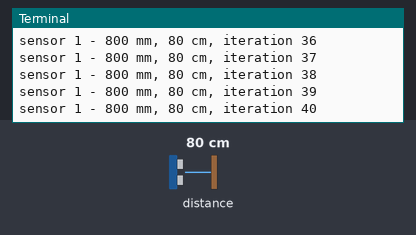
A program run on a simulated Raspberry Pi (BCM pin numbers). Shown: the last lines printed to the terminal. The test bench sets the inputs (shaded band); at power-on: distance to the obstacle 80 cm.

Above: at 5.0 s.
5.1 s: distance to the obstacle set to 18 cm
At 5.12 s:
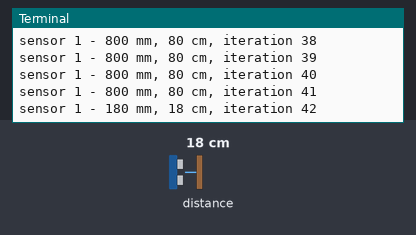
6.6 s: distance to the obstacle set to 35 cm
At 6.61 s:
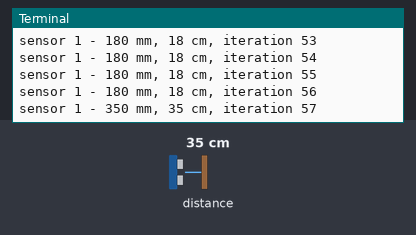
Timing chart, 0 to 9.6 s (numbered marks = the images above; inputs shaded):
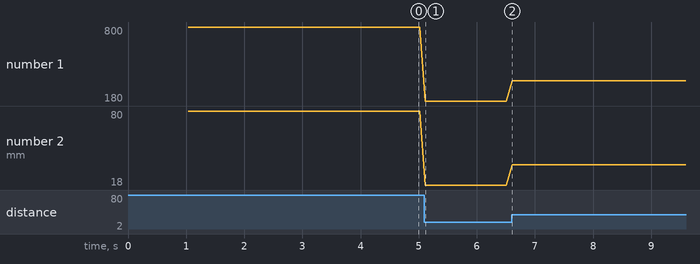

The program:

laser_sensor.py
```python
#!/usr/bin/python

# MIT License
#
# Copyright (c) 2017 John Bryan Moore
#
# Permission is hereby granted, free of charge, to any person obtaining a copy
# of this software and associated documentation files (the "Software"), to deal
# in the Software without restriction, including without limitation the rights
# to use, copy, modify, merge, publish, distribute, sublicense, and/or sell
# copies of the Software, and to permit persons to whom the Software is
# furnished to do so, subject to the following conditions:
#
# The above copyright notice and this permission notice shall be included in all
# copies or substantial portions of the Software.
#
# THE SOFTWARE IS PROVIDED "AS IS", WITHOUT WARRANTY OF ANY KIND, EXPRESS OR
# IMPLIED, INCLUDING BUT NOT LIMITED TO THE WARRANTIES OF MERCHANTABILITY,
# FITNESS FOR A PARTICULAR PURPOSE AND NONINFRINGEMENT. IN NO EVENT SHALL THE
# AUTHORS OR COPYRIGHT HOLDERS BE LIABLE FOR ANY CLAIM, DAMAGES OR OTHER
# LIABILITY, WHETHER IN AN ACTION OF CONTRACT, TORT OR OTHERWISE, ARISING FROM,
# OUT OF OR IN CONNECTION WITH THE SOFTWARE OR THE USE OR OTHER DEALINGS IN THE
# SOFTWARE.

import time
import VL53L0X
import RPi.GPIO as GPIO
import subprocess
import os

# GPIO for Sensor 1 shutdown pin
sensor1_shutdown = 4
# GPIO for Sensor 2 shutdown pin
#sensor2_shutdown = 16

GPIO.setwarnings(False)

# Setup GPIO for shutdown pins on each VL53L0X
GPIO.setmode(GPIO.BCM)
GPIO.setup(sensor1_shutdown, GPIO.OUT)
#GPIO.setup(sensor2_shutdown, GPIO.OUT)

# Set all shutdown pins low to turn off each VL53L0X
GPIO.output(sensor1_shutdown, GPIO.LOW)
#GPIO.output(sensor2_shutdown, GPIO.LOW)

# Keep all low for 500 ms or so to make sure they reset
time.sleep(0.50)

# Create one object per VL53L0X passing the address to give to
# each.
tof = VL53L0X.VL53L0X(i2c_address=0x29)

#tof.setAddress(0x21)
#tof1 = VL53L0X.VL53L0X(i2c_address=0x2D)

# Set shutdown pin high for the first VL53L0X then
# call to start ranging
GPIO.output(sensor1_shutdown, GPIO.HIGH)
time.sleep(0.50)
tof.open()
tof.start_ranging(VL53L0X.Vl53l0xAccuracyMode.BETTER)

# Set shutdown pin high for the second VL53L0X then
# call to start ranging
#GPIO.output(sensor2_shutdown, GPIO.HIGH)
#time.sleep(0.50)
#tof1.open()
#tof1.start_ranging(VL53L0X.Vl53l0xAccuracyMode.BETTER)

timing = tof.get_timing()
if timing < 20000:
    timing = 20000
print("Timing %d ms" % (timing/1000))


for count in range(1,1000001):
    distance = tof.get_distance()
    print("sensor %d - %d mm, %d cm, iteration %d" % (1, distance, (distance/10), count))
    if distance < 100:
	    #script_path = os.path.join('/home/pi/yolov5', 'detect.py')
	    command =['python3','/home/pi/webcam.py']
	    subprocess.run(command, capture_output=True, text=True)

	    break

    #distance = tof1.get_distance()
    #if distance > 0:
    #    print("sensor %d - %d mm, %d cm, iteration %d" % (2, distance, (distance/10), count))
    #else:
    #    print("%d - Error" % 2)

    time.sleep(timing/1000000.00)

#tof1.stop_ranging()
#GPIO.output(sensor2_shutdown, GPIO.LOW)
tof.stop_ranging()
GPIO.output(sensor1_shutdown, GPIO.LOW)

tof.close()
#tof1.close()
```

Measured:
- after the input at 5.1 s, the terminal: prints a new line at once (image 1)
- plotted number 1: 800 → 180 after the input at 5.1 s
